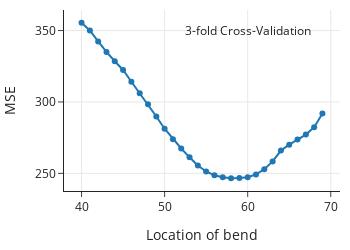

Write notebook code for a chart like this one.
### Code cell
fig = px.line(x=bends, y=totals, markers=True,
             width=350, height=250)

fig.add_annotation(x=60, y=350,
            text="3-fold Cross-Validation", showarrow=False)

fig.update_layout(showlegend=False, 
                  xaxis_title='Location of bend',
                  yaxis_title='MSE')

fig.show()

### Figure 1 — Plotly figure (JSON) as saved in the notebook; plotly's stock layout.template omitted (floating-point values rounded to 4 significant figures)
{"data": [{"hovertemplate": "x=%{x}<br>y=%{y}<extra></extra>", "legendgroup": "", "line": {"color": "#1F77B4", "dash": "solid"}, "marker": {"symbol": "circle"}, "mode": "markers+lines", "name": "", "orientation": "v", "showlegend": false, "type": "scatter", "x": [40, 41, 42, 43, 44, 45, 46, 47, 48, 49, 50, 51, 52, 53, 54, 55, 56, 57, 58, 59, 60, 61, 62, 63, 64, 65, 66, 67, 68, 69], "xaxis": "x", "y": [355.4, 350.0, 342.4, 335.0, 328.5, 322.4, 314.2, 306.2, 298.4, 289.8, 281.3, 274.0, 267.4, 261.2, 255.6, 251.3, 248.6, 247.2, 246.6, 246.8, 247.4, 249.3, 252.9, 258.4, 266.0, 270.1, 273.8, 277.1, 282.3, 291.9], "yaxis": "y"}], "layout": {"annotations": [{"showarrow": false, "text": "3-fold Cross-Validation", "x": 60, "y": 350}], "height": 250, "legend": {"tracegroupgap": 0}, "showlegend": false, "width": 350, "xaxis": {"anchor": "y", "autorange": true, "domain": [0, 1], "range": [37.89, 71.11], "title": {"text": "Location of bend"}, "type": "linear"}, "yaxis": {"anchor": "x", "autorange": true, "domain": [0, 1], "range": [237.7, 364.4], "title": {"text": "MSE"}, "type": "linear"}}}
